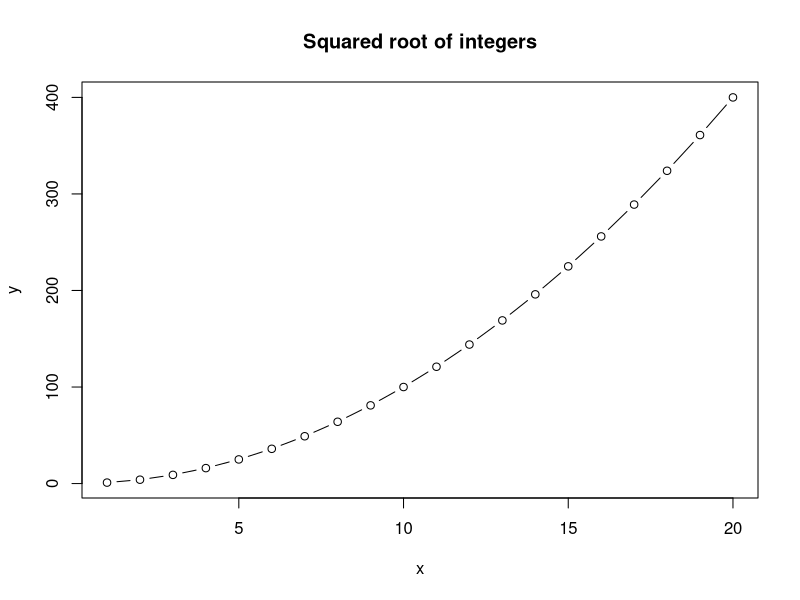

Here is the R script that generated this plot:
## This is a R script 
## Run this code to make a plot of x and x^2 for the integers from 1 to 10

x <- 1:20
y <- x^(2)


plot(x,y, type = "b", main = "Squared root of integers")
